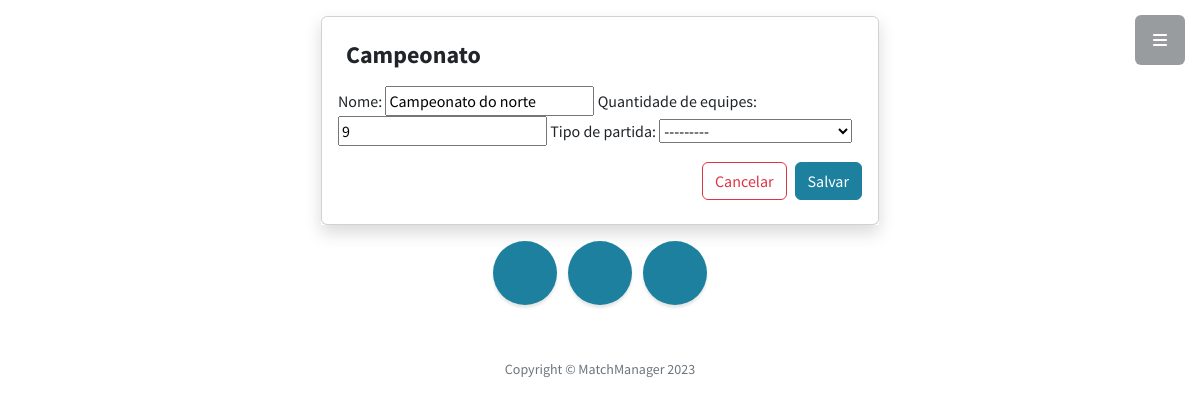
The page /campeonatos/editar/1/ (signed in) on the database its author committed.
### Campeonato/models.py (models this page shows, shortened)
class Campeonato(models.Model):
    TIPOS =(
        ("1", "Ponto Corrido"),
        ("2", "Mata-Mata"),
        ("3", "Fase de Grupo/Mata-Mata"))
    nome = models.CharField(max_length=200, verbose_name= 'Nome', null= True )
    qtdequipe = models.IntegerField( verbose_name= 'Quantidade de equipes', null= True )
    tipopartida = models.CharField(max_length=1,choices=TIPOS, verbose_name= 'Tipo de partida', null= True )

### Campeonato/views.py (the view)
# urls.py: path('editar/<int:campeonato_id>/', views.editar, name='editar'),
def editar(request, campeonato_id):
    Campeonatos = Campeonato.objects.get(pk=campeonato_id)
    if request.method == "POST":
        form = Campeonatoform(request.POST, instance=Campeonatos)
        if form.is_valid():
            form.save()
            return HttpResponseRedirect("/campeonatos")
    else:
        form = Campeonatoform(instance=Campeonatos)
    context ={
        'form': form,
        'campeonato_id': campeonato_id
    }
    return render(request, "campeonatos/formEditar.html", context)

### Campeonato/forms.py
class Campeonatoform(ModelForm):
    class Meta:
        model = Campeonato
        fields = "__all__"

### Templates/campeonatos/formEditar.html (shortened to what this page needs)
{% extends '_base.html' %}
{% load bootstrap %}
{% load static %}
{% block content %}
<div class="mx-auto">
    <div class="col-lg-6 shadow mt-3 mx-auto">
    <div class="card">
        <div class="card-body">
            <div class="card-title">
                <div class= "d-flex flex-row">
                <h4 class="p-2 col-lg-4">Campeonato</h4>
            </div>
                        <div class="basic-form">
                            <form action="/campeonatos/editar/{{campeonato_id}}/" method="post">
                                {{ form|bootstrap }}
                                <div class="d-grid mt-3 gap-2 d-md-flex justify-content-md-end">
                                    <a href="/campeonatos/" class="btn btn-outline-danger" tabindex="-1" role="button" aria-disabled="true">Cancelar</a>
                                    <input type="submit" class="btn btn-primary" value="Salvar">
                                </div>
                            </form>
                        </div>
            </div>
            </div>
        </div>
    </div>
    </div>
{% endblock %}

### rows shown on the page
Campeonato: nome "Campeonato do norte", qtdequipe "9", tipopartida "---------"
